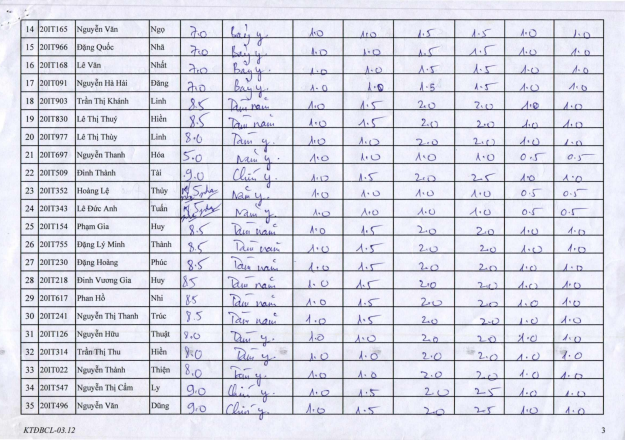
#> input picture test/image/6_3.png, 1250 x 879 px (shown at 1/2 size)
$ python test.py
#> lines starting #> are read from the running program, lines starting #| are printed output that depends on the picture; after the words box and inside, x2 and y2 are one past the last pixel; in counts of white or black regions, pixels touching at a corner belong together
import cv2

# Danh sách tọa độ [min_x, min_y, max_x, max_y]
bounding_boxes = [
[37, 35, 1212, 844]
,
[1108, 794, 1205, 827]
,
[1009, 794, 1106, 827]
,
[910, 794, 1007, 827]
,
[787, 794, 907, 827]
,
[687, 794, 785, 826]
,
[587, 794, 684, 826]
,
[153, 794, 297, 826]
,
[78, 794, 150, 826]
,
[43, 794, 75, 826]
,
[446, 793, 584, 826]
,
[363, 793, 443, 826]
,
[300, 793, 360, 826]
,
[1109, 758, 1205, 791]
,
[1010, 758, 1106, 791]
,
[910, 758, 1007, 791]
,
[788, 758, 907, 791]
,
[687, 758, 785, 791]
,
[587, 758, 684, 791]
,
[446, 758, 584, 791]
,
[363, 758, 443, 791]
,
[300, 758, 360, 791]
,
[152, 758, 297, 791]
,
[78, 758, 149, 791]
,
[43, 758, 75, 791]
,
[1109, 722, 1205, 755]
,
[1010, 722, 1106, 755]
,
[910, 722, 1007, 755]
,
[787, 722, 907, 755]
,
[687, 722, 785, 755]
,
[587, 722, 684, 755]
,
[446, 722, 584, 755]
,
[362, 722, 443, 755]
,
[300, 722, 359, 755]
,
[152, 722, 297, 755]
,
[78, 722, 149, 755]
,
[43, 722, 75, 755]
,
[1010, 687, 1106, 719]
,
[1109, 686, 1205, 719]
,
[910, 686, 1007, 719]
,
[787, 686, 907, 719]
,
[687, 686, 785, 719]
,
[587, 686, 684, 719]
,
[446, 686, 584, 719]
,
[362, 686, 443, 719]
,
[300, 686, 359, 719]
,
[152, 686, 297, 719]
,
[78, 686, 149, 719]
,
[42, 686, 75, 719]
,
[1010, 651, 1106, 683]
,
[1109, 650, 1205, 683]
,
[910, 650, 1007, 683]
,
[788, 650, 907, 683]
,
[687, 650, 785, 683]
,
[587, 650, 684, 683]
,
[446, 650, 584, 683]
,
[362, 650, 443, 683]
,
[300, 650, 359, 683]
,
[152, 650, 297, 683]
,
[78, 650, 149, 683]
,
[42, 650, 75, 683]
,
[1109, 615, 1205, 648]
,
[1010, 615, 1106, 647]
,
[910, 614, 1007, 647]
,
[788, 614, 907, 647]
,
[687, 614, 785, 647]
,
[587, 614, 684, 647]
,
[446, 614, 584, 647]
,
[362, 614, 443, 647]
,
[300, 614, 359, 647]
,
[152, 614, 297, 647]
,
[78, 614, 149, 647]
,
[42, 614, 75, 648]
,
[1109, 579, 1205, 612]
,
[1010, 579, 1106, 612]
,
[910, 579, 1007, 612]
,
[788, 579, 907, 612]
,
[687, 579, 785, 611]
,
[587, 579, 684, 611]
,
[300, 579, 359, 611]
,
[152, 579, 297, 611]
,
[78, 579, 149, 611]
,
[42, 579, 75, 612]
,
[446, 578, 584, 611]
,
[362, 578, 443, 611]
,
[1109, 543, 1205, 576]
,
[1010, 543, 1106, 576]
,
[910, 543, 1007, 576]
,
[788, 543, 907, 576]
,
[687, 543, 785, 576]
,
[587, 543, 684, 576]
,
[446, 543, 584, 576]
,
[362, 543, 443, 576]
,
[300, 543, 359, 576]
,
[152, 543, 297, 576]
,
[78, 543, 149, 576]
,
[42, 543, 75, 576]
,
[1109, 507, 1205, 540]
,
[1010, 507, 1106, 540]
,
[910, 507, 1007, 540]
,
[788, 507, 907, 540]
,
[687, 507, 785, 540]
,
[587, 507, 684, 540]
,
[446, 507, 584, 540]
,
[362, 507, 443, 540]
,
[300, 507, 359, 540]
,
[152, 507, 297, 540]
,
[78, 507, 149, 540]
,
[42, 507, 75, 540]
,
[1109, 471, 1205, 504]
,
[1010, 471, 1106, 504]
,
[910, 471, 1007, 504]
,
[788, 471, 907, 504]
,
[687, 471, 785, 504]
,
[587, 471, 684, 504]
,
[446, 471, 584, 504]
,
[362, 471, 443, 504]
,
[300, 471, 359, 504]
,
[152, 471, 297, 504]
,
[78, 471, 149, 504]
,
[42, 471, 75, 504]
,
[1109, 436, 1205, 468]
,
[1010, 435, 1106, 468]
,
[910, 435, 1007, 468]
,
[788, 435, 907, 468]
,
[687, 435, 785, 468]
,
[587, 435, 684, 468]
,
[446, 435, 584, 468]
,
[362, 435, 443, 468]
,
[300, 435, 359, 468]
,
[152, 435, 297, 468]
,
[78, 435, 149, 468]
,
[42, 435, 75, 468]
,
[1109, 400, 1205, 433]
,
[1010, 400, 1106, 433]
,
[910, 400, 1007, 432]
,
[788, 400, 907, 432]
,
[687, 400, 785, 432]
,
[362, 400, 443, 432]
,
[300, 400, 359, 432]
,
[152, 400, 297, 432]
,
[78, 400, 149, 432]
,
[587, 399, 684, 432]
,
[446, 399, 584, 432]
,
[42, 399, 75, 433]
,
[1109, 364, 1205, 397]
,
[1010, 364, 1106, 397]
,
[910, 364, 1007, 397]
,
[788, 364, 907, 397]
,
[687, 364, 785, 397]
,
[587, 364, 684, 397]
,
[446, 364, 584, 397]
,
[362, 364, 443, 397]
,
[300, 364, 359, 397]
,
[152, 364, 297, 397]
,
[78, 364, 149, 397]
,
[42, 364, 75, 397]
,
[1109, 328, 1205, 361]
,
[1010, 328, 1106, 361]
,
[910, 328, 1007, 361]
,
[788, 328, 907, 361]
,
[687, 328, 785, 361]
,
[587, 328, 684, 361]
,
[446, 328, 584, 361]
,
[362, 328, 443, 361]
,
[300, 328, 359, 361]
,
[152, 328, 297, 361]
,
[78, 328, 149, 361]
,
[42, 328, 75, 361]
,
[1109, 292, 1205, 325]
,
[1010, 292, 1106, 325]
,
[910, 292, 1007, 325]
,
[788, 292, 907, 325]
,
[687, 292, 785, 325]
,
[587, 292, 684, 325]
,
[446, 292, 584, 325]
,
[362, 292, 443, 325]
,
[300, 292, 359, 325]
,
[152, 292, 297, 325]
,
[78, 292, 149, 325]
,
[42, 292, 75, 325]
,
[1109, 256, 1205, 289]
,
[1010, 256, 1106, 289]
,
[910, 256, 1007, 289]
,
[788, 256, 908, 289]
,
[687, 256, 785, 289]
,
[587, 256, 684, 289]
,
[446, 256, 584, 289]
,
[362, 256, 443, 289]
,
[300, 256, 359, 289]
,
[152, 256, 297, 289]
,
[78, 256, 149, 289]
,
[42, 256, 75, 289]
,
[1109, 220, 1205, 253]
,
[1010, 220, 1106, 253]
,
[910, 220, 1007, 253]
,
[788, 220, 907, 253]
,
[687, 220, 785, 253]
,
[587, 220, 684, 253]
,
[446, 220, 584, 253]
,
[362, 220, 443, 253]
,
[300, 220, 359, 253]
,
[152, 220, 297, 253]
,
[78, 220, 149, 253]
,
[42, 220, 75, 253]
,
[1109, 184, 1205, 217]
,
[1010, 184, 1106, 217]
,
[910, 184, 1007, 217]
,
[788, 184, 908, 217]
,
[687, 184, 785, 217]
,
[587, 184, 684, 217]
,
[446, 184, 584, 217]
,
[362, 184, 443, 217]
,
[300, 184, 359, 217]
,
[152, 184, 297, 217]
,
[78, 184, 149, 217]
,
[42, 184, 75, 218]
,
[1109, 149, 1205, 181]
,
[1010, 148, 1106, 181]
,
[911, 148, 1007, 181]
,
[788, 148, 908, 181]
,
[687, 148, 785, 181]
,
[587, 148, 684, 181]
,
[446, 148, 584, 181]
,
[362, 148, 443, 181]
,
[300, 148, 359, 181]
,
[152, 148, 297, 182]
,
[78, 148, 149, 182]
,
[43, 148, 75, 182]
,
[152, 113, 297, 146]
,
[78, 113, 149, 146]
,
[1109, 112, 1205, 146]
,
[1010, 112, 1106, 145]
,
[910, 112, 1007, 145]
,
[788, 112, 908, 145]
,
[687, 112, 785, 145]
,
[587, 112, 684, 145]
,
[446, 112, 584, 145]
,
[362, 112, 443, 145]
,
[300, 112, 359, 145]
,
[43, 112, 75, 146]
,
[78, 77, 149, 110]
,
[43, 77, 75, 110]
,
[1109, 76, 1205, 110]
,
[1010, 76, 1106, 109]
,
[910, 76, 1008, 109]
,
[788, 76, 908, 109]
,
[687, 76, 785, 109]
,
[587, 76, 684, 109]
,
[446, 76, 584, 109]
,
[362, 76, 443, 110]
,
[300, 76, 359, 110]
,
[152, 76, 297, 110]
,
[78, 41, 149, 74]
,
[43, 41, 75, 74]
,
[1109, 40, 1206, 74]
,
[1010, 40, 1106, 73]
,
[910, 40, 1008, 73]
,
[788, 40, 908, 73]
,
[687, 40, 785, 73]
,
[587, 40, 684, 73]
,
[446, 40, 584, 73]
,
[362, 40, 443, 73]
,
[299, 40, 359, 74]
,
[152, 40, 297, 74]
]

# Đường dẫn ảnh đầu vào
input_image_path = "./image/6_3.png"  # Đổi thành đường dẫn ảnh của bạn
output_image_path = "./image/output.jpg"

# Đọc ảnh
image = cv2.imread(input_image_path)
#> image is the input picture: shape (879, 1250, 3); mean B, G, R 230.7, 218.9, 217.9

# Kiểm tra nếu ảnh được đọc thành công
if image is None:
    print("Không thể đọc ảnh, vui lòng kiểm tra đường dẫn.")
else:
    # Duyệt qua từng tọa độ trong danh sách và vẽ hình chữ nhật
    for box in bounding_boxes:
        min_x, min_y, max_x, max_y = box
        # Vẽ hình chữ nhật trên ảnh (ô viền màu đỏ, dày 2px)
        cv2.rectangle(image, (min_x, min_y), (max_x, max_y), (0, 0, 255), 1)
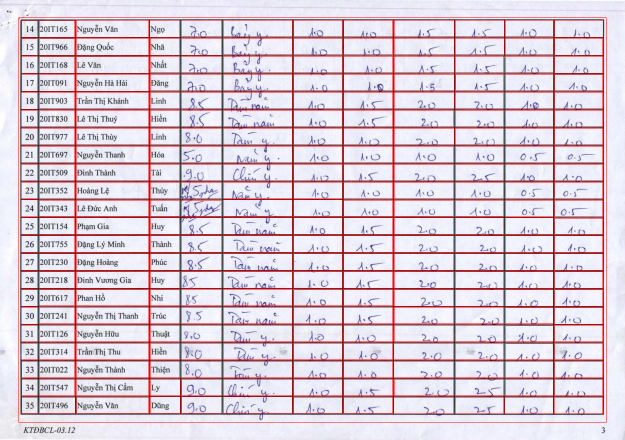
#> image: shape (879, 1250, 3) (shown at 1/2 size); 6.47% of pixels changed, all inside (x1, y1, x2, y2) = (37, 35, 1213, 845)

    # Lưu ảnh đã được vẽ viền
    cv2.imwrite(output_image_path, image)
    print(f"Ảnh đã được lưu tại: {output_image_path}")

    # Hiển thị ảnh (tuỳ chọn)
    cv2.imshow("Image with Bounding Boxes", image)
    cv2.waitKey(0)
    cv2.destroyAllWindows()

$ run again, with test/image/3_1.png copied over test/image/6_3.png
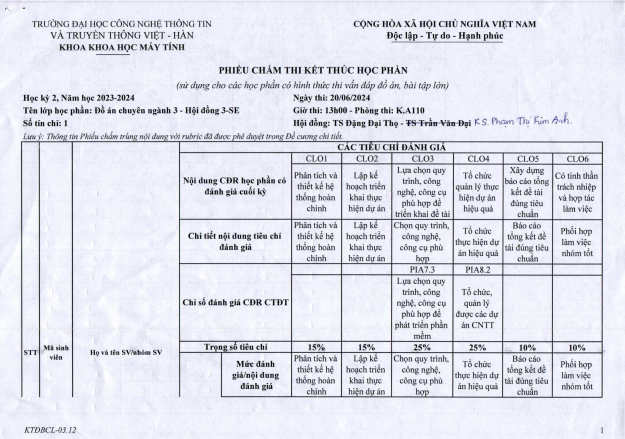
#> input picture test/image/3_1.png, 1249 x 878 px (shown at 1/2 size)
#> image is the input picture: shape (878, 1249, 3); mean B, G, R 235.2, 224.9, 222.5
#> after the loop `for box in bounding_boxes:`:
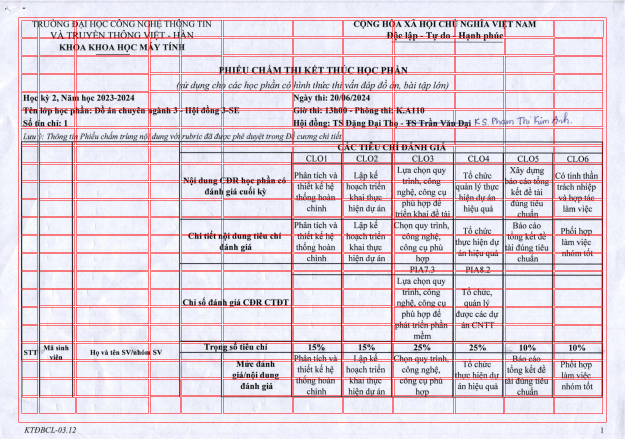
#> image: shape (878, 1249, 3) (shown at 1/2 size); 6.48% of pixels changed, all inside (x1, y1, x2, y2) = (37, 35, 1213, 845)

$ run again, with test/image/3_2.png copied over test/image/6_3.png
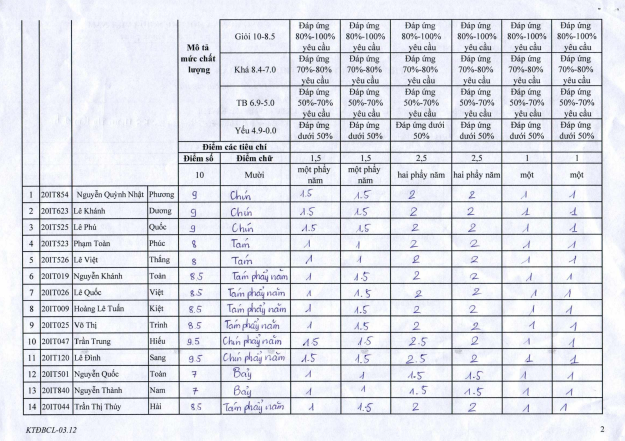
#> input picture test/image/3_2.png, 1250 x 881 px (shown at 1/2 size)
#> image is the input picture: shape (881, 1250, 3); mean B, G, R 232.6, 225, 222.4
#> after the loop `for box in bounding_boxes:`:
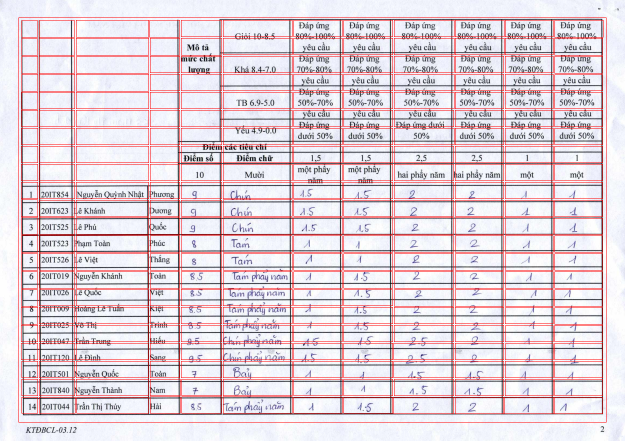
#> image: shape (881, 1250, 3) (shown at 1/2 size); 6.46% of pixels changed, all inside (x1, y1, x2, y2) = (37, 35, 1213, 845)

$ run again, with test/image/3_3.png copied over test/image/6_3.png
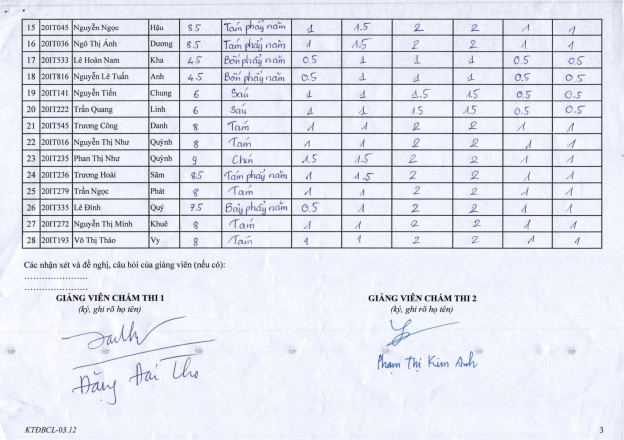
#> input picture test/image/3_3.png, 1247 x 880 px (shown at 1/2 size)
#> image is the input picture: shape (880, 1247, 3); mean B, G, R 238.9, 228.4, 226
#> after the loop `for box in bounding_boxes:`:
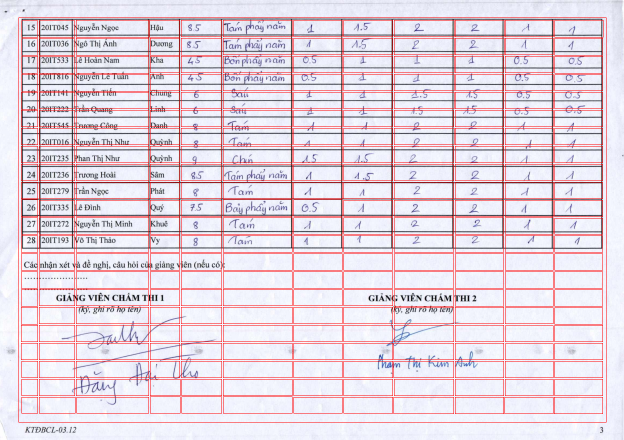
#> image: shape (880, 1247, 3) (shown at 1/2 size); 6.48% of pixels changed, all inside (x1, y1, x2, y2) = (37, 35, 1213, 845)
